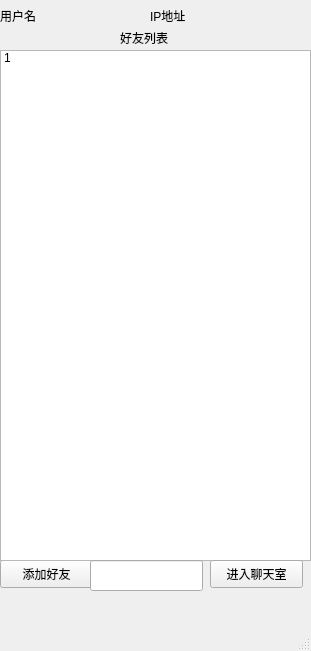
<?xml version="1.0" encoding="UTF-8"?>
<ui version="4.0">
 <class>MainWindow</class>
 <widget class="QMainWindow" name="MainWindow">
  <property name="geometry">
   <rect>
    <x>0</x>
    <y>0</y>
    <width>311</width>
    <height>651</height>
   </rect>
  </property>
  <property name="windowTitle">
   <string>MainWindow</string>
  </property>
  <widget class="QWidget" name="centralWidget">
   <widget class="QLabel" name="label">
    <property name="geometry">
     <rect>
      <x>0</x>
      <y>0</y>
      <width>101</width>
      <height>31</height>
     </rect>
    </property>
    <property name="text">
     <string>用户名</string>
    </property>
   </widget>
   <widget class="QLabel" name="label_2">
    <property name="geometry">
     <rect>
      <x>150</x>
      <y>0</y>
      <width>161</width>
      <height>31</height>
     </rect>
    </property>
    <property name="text">
     <string>IP地址</string>
    </property>
   </widget>
   <widget class="QPushButton" name="pushButton">
    <property name="geometry">
     <rect>
      <x>0</x>
      <y>560</y>
      <width>93</width>
      <height>28</height>
     </rect>
    </property>
    <property name="text">
     <string>添加好友</string>
    </property>
   </widget>
   <widget class="QListWidget" name="listWidget">
    <property name="geometry">
     <rect>
      <x>0</x>
      <y>50</y>
      <width>311</width>
      <height>511</height>
     </rect>
    </property>
    <item>
     <property name="text">
      <string>1</string>
     </property>
    </item>
   </widget>
   <widget class="QPushButton" name="pushButton_2">
    <property name="geometry">
     <rect>
      <x>210</x>
      <y>560</y>
      <width>93</width>
      <height>28</height>
     </rect>
    </property>
    <property name="text">
     <string>进入聊天室</string>
    </property>
   </widget>
   <widget class="QLabel" name="label_3">
    <property name="geometry">
     <rect>
      <x>120</x>
      <y>30</y>
      <width>72</width>
      <height>15</height>
     </rect>
    </property>
    <property name="text">
     <string>好友列表</string>
    </property>
   </widget>
   <widget class="QLineEdit" name="lineEdit">
    <property name="geometry">
     <rect>
      <x>90</x>
      <y>560</y>
      <width>113</width>
      <height>31</height>
     </rect>
    </property>
   </widget>
  </widget>
  <widget class="QStatusBar" name="statusBar"/>
 </widget>
 <layoutdefault spacing="6" margin="11"/>
 <resources/>
 <connections/>
</ui>
